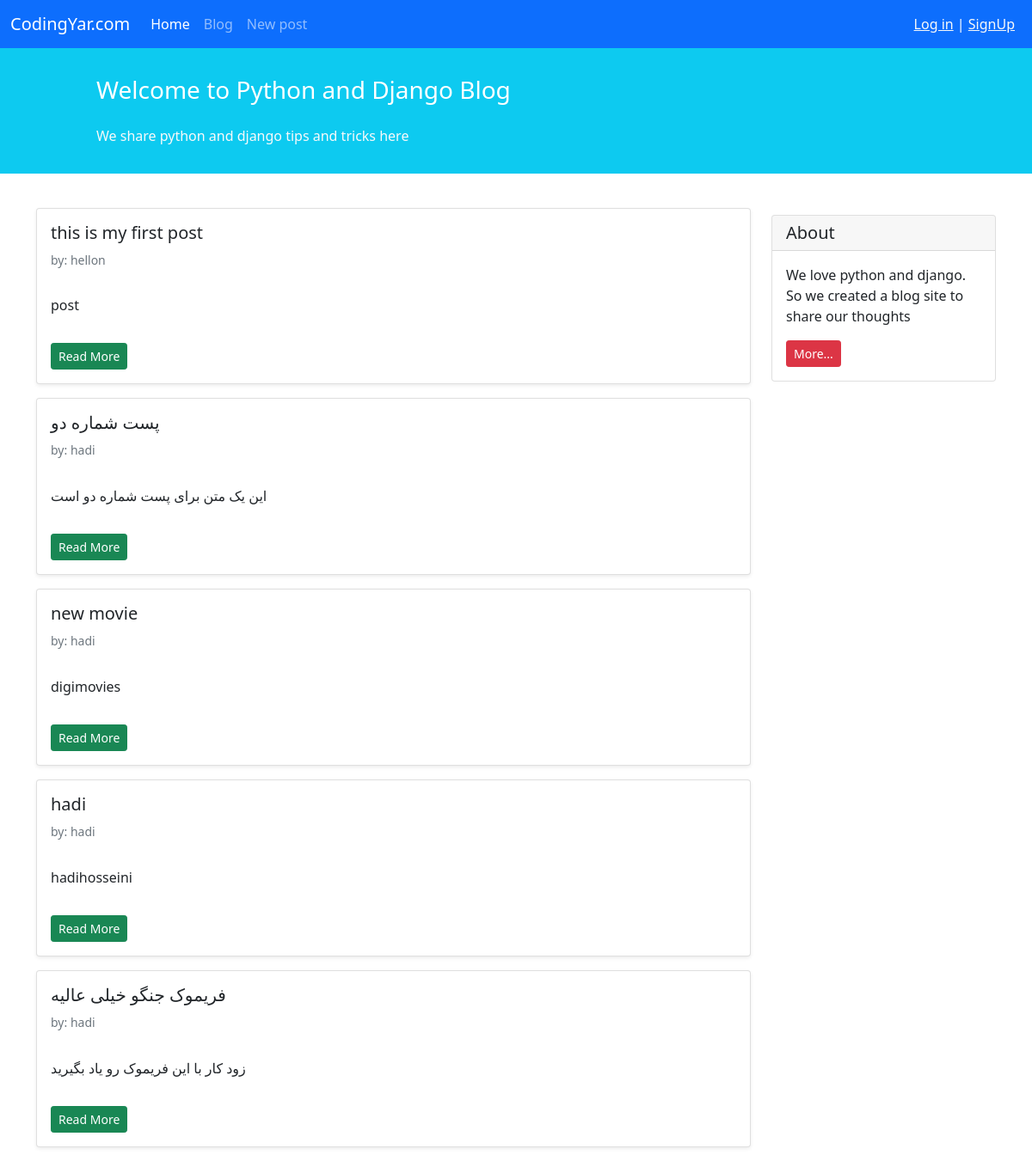
Screenshot of /blog/ with the database file from the repository.
### blog/models.py (models this page shows, shortened)
class Post(models.Model):
    STATUS_CHOICES = (
        ('pub', 'published'),
        ('drf', 'draft'),
    )
    title = models.CharField(max_length=100)
    text = models.TextField()
    author = models.ForeignKey('auth.User', on_delete=models.CASCADE)
    datatime_created = models.DateTimeField(auto_now_add=True)
    datetime_modified = models.DateTimeField(auto_now=True)
    status = models.CharField(choices=STATUS_CHOICES, max_length=4)

### blog/views.py (the view)
# urls.py: path('', views.PostListView.as_view(), name='posts_list'),
class PostListView(generic.ListView):
    template_name = 'blog/posts_list.html'
    context_object_name = 'posts_list'
    def get_queryset(self):
        return Post.objects.filter(status='pub').order_by('-datetime_modified')

### blog/templates/blog/posts_list.html (shortened to what this page needs)
{% extends '_base.html' %}
{% block content %}
    <div class="container mt-4">
        <div class="row">
            <div class="col-9">
                {% for post in posts_list %}
                    <div class="card shadow-sm my-3">
                        <div class="card-body">
                            <h5 class="card-title">{{ post.title }}</h5>
                            <h6 class="card-subtitle mb-2 text-muted small py-2">by: {{ post.author }}</h6>
                            <p class="card-text py-3">
                                {{ post.text }}
                            </p>
                            <a href="{% url 'post_detail' post.id %}" class="btn btn-sm btn-success">Read More</a>
                        </div>
                    </div>
                {% endfor %}
            </div>
            <div class="col-3">
                <div class="card my-4">
                    <h5 class="card-header">About</h5>
                    <div class="card-body">
                        <p class="card-text">We love python and django. So we created a blog site to share our
                            thoughts</p>
                        <a href="#"
                           class="btn btn-sm btn-danger">
                            More...
                        </a>
                    </div>
                </div>
            </div>
        </div>
    </div>
{% endblock content %}

### templates/_base.html (shortened to what this page needs)
<!doctype html>
<html lang="en">
<head>
    <link href="https://cdn.jsdelivr.net/npm/bootstrap@5.1.3/dist/css/bootstrap.min.css" rel="stylesheet"
>
</head>
<body>
<nav class="navbar navbar-expand-lg navbar-dark bg-primary">
    <div class="container-fluid">
        <a class="navbar-brand" href="#">CodingYar.com</a>
        <div class="collapse navbar-collapse" id="navbarNavAltMarkup">
            <div class="navbar-nav">
                <a class="nav-link active" aria-current="page" href="{% url 'posts_list' %}">Home</a>
                <a class="nav-link" href="{% url 'posts_list' %}">Blog</a>
                <a class="nav-link" href="{% url 'post_create' %}">New post</a>
            </div>
        </div>
        <div class="mx-2 text-white">
            {% if user.is_authenticated %}
                welcome {{ user.username }} | <a class="text-light" href="{% url 'logout' %}">Log out</a>
            {% else %}
                <a class="text-light" href="{% url 'login' %}">Log in</a> |  <a class="text-light" href="{% url 'signup' %}">SignUp</a>
            {% endif %}
        </div>
    </div>
</nav>
<div class="container-fluid bg-info">
    <div class="row py-3">
        <div class="col-md-8 col-md-10 mx-auto">
            <h3 class="my-4 mt-3 text-white">Welcome to Python and Django Blog</h3>
            <p class="text-light">We share python and django tips and tricks here</p>
        </div>
    </div>
</div>
{% block content %}
{% endblock %}
</body>
</html>

### rows the page displays
Post: title "this is my first post", author "hellon", text "post"
Post: title "پست شماره دو", author "hadi", text "این یک متن برای پست شماره دو است"
Post: title "new movie", author "hadi", text "digimovies"
Post: title "hadi", author "hadi", text "hadihosseini"
Post: title "فریموک جنگو خیلی عالیه", author "hadi", text "زود کار با این فریموک رو یاد بگیرید"
